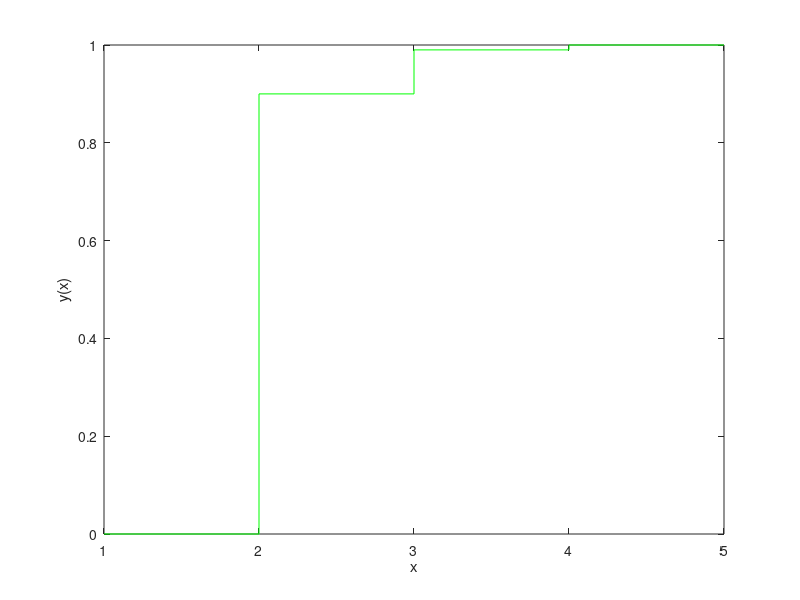

Reproduce this figure in MATLAB.
% p(5) = 90/100 = 0.9
% p(50) = 9/100 = 0.09
% p(100) = 1/100 = 0.01

p = [0.9 0.09 0.01];
a = [0 cumsum(p) 1];

stairs(a, 'g'),xlabel('x'),ylabel('y(x)')